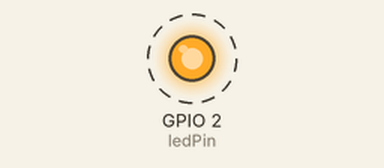
The sketch below on a simulated ESP8266 (NodeMCU). Parts: output pins drawn as LEDs (lit = HIGH). Dashed ring = blinking. WiFi joins after 1.5 s; servers stay silent unless stated; what the sketch prints to the serial monitor is not drawn.

Above: at 2.9 s.
Timing chart, 0 to 5.9 s (numbered marks = the images above):
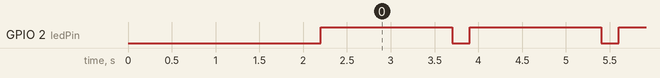

The sketch:

ESP8266_UNO_COMMUNICATION.ino
```cpp
#include <ESP8266WiFi.h>

WiFiClient client;

int ledPin = 2;
String data;
boolean connectState = false;

const int port = 8888;  //Port number
const IPAddress server(192, 168, 1, 170);

//Server connect to WiFi Network
const char *ssid = "MW40VD_19E7";  //Enter your wifi SSID
const char *password = "Cazp2x6U7t3A9jXg";  //Enter your wifi Password


void setup()
{
  Serial.begin(115200);
  pinMode(ledPin, OUTPUT);
  digitalWrite(ledPin, LOW);
  Serial.println();

  WiFi.begin(ssid, password); //Connect to wifi

  // Wait for connection
  Serial.println("Connecting to Wifi");
  while (WiFi.status() != WL_CONNECTED) {
    delay(500);
    Serial.print(".");
    delay(500);
  }

  Serial.println("");
  Serial.print("Connected to ");
  Serial.println(ssid);

  Serial.print("IP address: ");
  Serial.println(WiFi.localIP());

}

void loop() {
    if (client.connect(server, port)) {
    Serial.println("Client Connected");
    digitalWrite(ledPin, HIGH);
  }
  else {
    Serial.println("No Connection");
    delay(500);
    return;
  }
   while(client.connected()){
      while(client.available()>0){
        // read data from the connected client
        Serial.write(client.read());
      }
      //Send Data to connected client
      while(Serial.available()>0)
      {
         client.write(Serial.read());
      }
     }
    client.stop();
    Serial.println("Client disconnected");
    digitalWrite(ledPin, LOW);

}
```

Measured:
- by itself, GPIO 2 (ledPin): alternates HIGH for 1.5 s and LOW for 0.20 s
